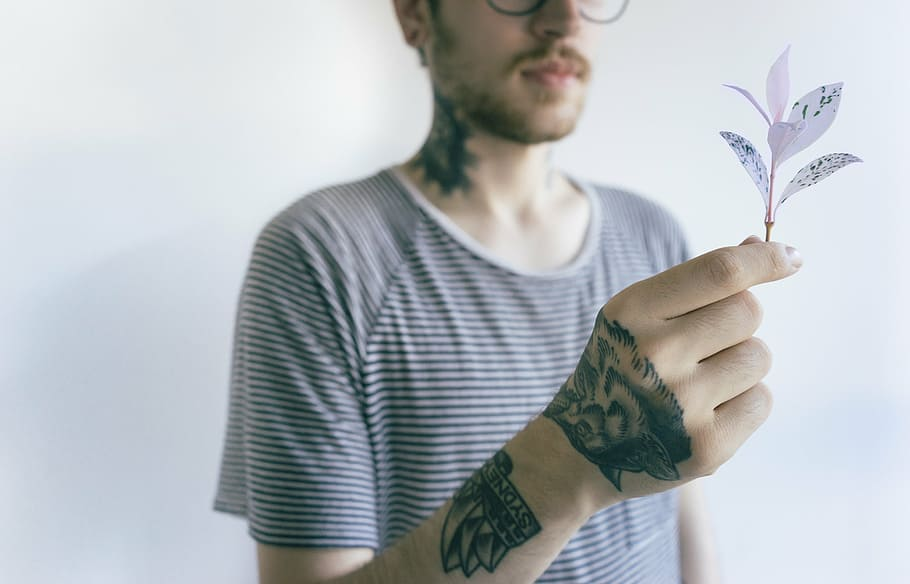
#> input picture hand-tattoos-hold-man.jpg, 910 x 584 px
$ python MoirePatterns.py
#> lines starting #> are read from the running program, lines starting #| are printed output that depends on the picture
#!/usr/bin/env python3
# -*- coding: utf-8 -*-
"""
Created on Mon Feb 17 21:36:35 2020

@author: ctralie
"""


import numpy as np # This is the main numerical library we will use
import matplotlib.pyplot as plt # This is the main plotting library we will use
import skimage # A library for doing some extra stuff with image processing


# Show aliasing
X = skimage.io.imread("hand-tattoos-hold-man.jpg")
#> X is the input picture: shape (584, 910, 3); mean R, G, B 177.3, 182.7, 186.7
fac = 6
Y = X[0::fac, 0::fac, :]
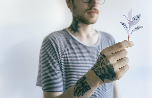
#> Y: shape (98, 152, 3); mean R, G, B 177.5, 182.8, 186.8

plt.figure(figsize=(8, 12))
plt.subplot(2, 1, 1)
plt.imshow(X)
plt.title("Original Image")
plt.subplot(2, 1, 2)
plt.imshow(Y)
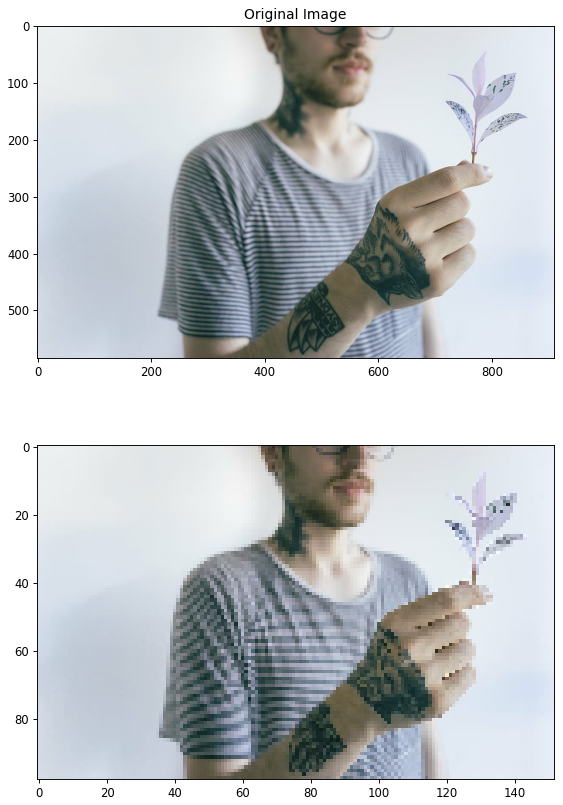
#> figure drawn by matplotlib, 2 panels
